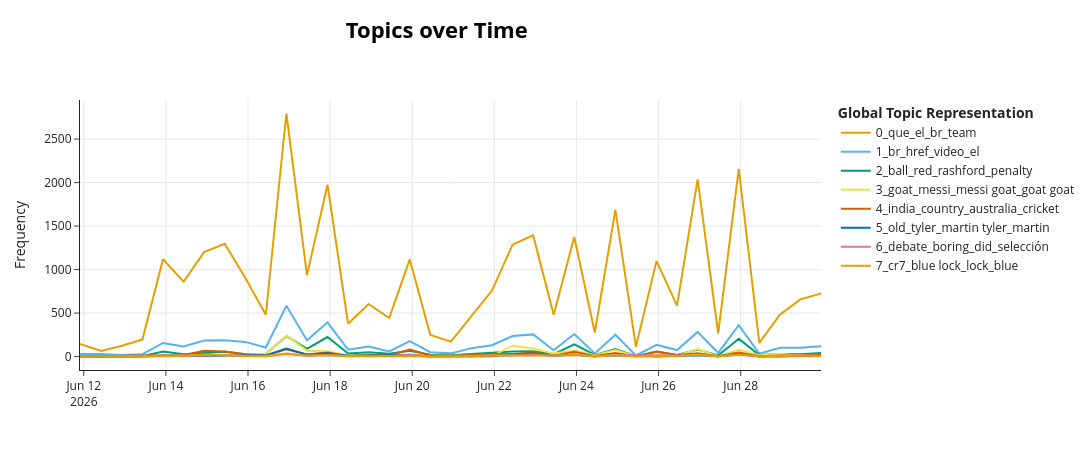

The code cell stored with this chart in its notebook:
### Markdown cell above
---

### 4. Evolución temporal de tópicos

BERTopic puede calcular cómo cambia la prevalencia de cada tópico en el tiempo. Con un solo partido, la granularidad disponible es la fecha/hora de publicación del comentario.

### Code cell
if df is not None and not df.empty and 'topic' in df.columns:
    import time as _time
    _t0 = _time.monotonic()

    # --- Ensure texts is in scope (re-extract from df if needed) ---
    if 'texts' not in dir() or texts is None:
        texts = df['text_clean'].tolist()

    timestamps_raw = df['published_at'] if 'published_at' in df.columns else df.get('created_utc', pd.Series([pd.NaT]*len(df)))
    timestamps = pd.to_datetime(timestamps_raw, errors='coerce')

    # Align texts and timestamps: keep only rows where BOTH are valid
    valid_mask = timestamps.notna() & df['text_clean'].notna()
    n_valid = valid_mask.sum()
    print(f"Comentarios con timestamp + texto valido: {n_valid}/{len(df)}")

    if n_valid > 10:
        try:
            # NOTE: BERTopic's topics_over_time requires docs matching the fitting data.
            # With nr_bins=20 and tuning=False, 20K+ docs complete in <10s.
            span_days = (timestamps[valid_mask].max() - timestamps[valid_mask].min()).total_seconds() / 86400
            nr_bins = max(20, min(int(span_days * 2), 48))
            print(f"Rango fechas: {span_days:.1f} dias, nr_bins={nr_bins}")

            tot_df = topics_over_time_df(
                model, texts, timestamps,
                nr_bins=nr_bins,
                global_tuning=False,
                evolution_tuning=False,
            )

            _elapsed = _time.monotonic() - _t0
            if not tot_df.empty:
                print(f"Evolucion temporal calculada: {tot_df.shape[0]} filas ({_elapsed:.1f}s)")
                try:
                    fig = model.visualize_topics_over_time(tot_df, top_n_topics=min(8, tot_df['Topic'].nunique()))
                    fig.show()
                except Exception as exc:
                    print(f"Visualizacion no disponible: {exc}")
                    display(tot_df.head(10))
            else:
                print("No se pudo calcular la evolucion temporal.")
        except Exception as exc:
            print(f"Evolucion temporal omitida (error): {exc}")
    else:
        print(f"Solo {n_valid} comentarios con timestamp valido — insuficiente.")

### Figure 1 — Plotly figure (JSON) as saved in the notebook; plotly's stock layout.template omitted (floating-point values rounded to 4 significant figures)
{"data": [{"hoverinfo": "text", "hovertext": ["<b>Topic 0</b><br>Words: méxico, mexico, mexicano, vamos, que", "<b>Topic 0</b><br>Words: méxico, mexico, cup, world cup, egypt", "<b>Topic 0</b><br>Words: paraguay, el, usa, en, que", "<b>Topic 0</b><br>Words: que, paraguay, el, en, la", "<b>Topic 0</b><br>Words: morocco, brazil, brasil, marruecos, el", "<b>Topic 0</b><br>Words: germany, brazil, curacao, que, marruecos", "<b>Topic 0</b><br>Words: japan, germany, brazil, curaçao, game", "<b>Topic 0</b><br>Words: verde, spain, cape, cape verde, españa", "<b>Topic 0</b><br>Words: spain, verde, germany, cape, cape verde", "<b>Topic 0</b><br>Words: world, cup, world cup, senegal, mbappe", "<b>Topic 0</b><br>Words: messi, que, el, argentina, la", "<b>Topic 0</b><br>Words: messi, que, argentina, en, es", "<b>Topic 0</b><br>Words: england, kane, croatia, world, tuchel", "<b>Topic 0</b><br>Words: england, world, colombia, el, cup", "<b>Topic 0</b><br>Words: mexico, korea, game, england, goal", "<b>Topic 0</b><br>Words: mexico, que, korea, méxico, br", "<b>Topic 0</b><br>Words: haiti, brazil, br, qatar, br br", "<b>Topic 0</b><br>Words: turkey, paraguay, team, brazil, goal", "<b>Topic 0</b><br>Words: alemania, brazil, la, que, million", "<b>Topic 0</b><br>Words: spain, iran, yamal, world, cup", "<b>Topic 0</b><br>Words: verde, cape, uruguay, iran, cape verde", "<b>Topic 0</b><br>Words: messi, argentina, que, el, la", "<b>Topic 0</b><br>Words: messi, mbappe, argentina, world, france", "<b>Topic 0</b><br>Words: uzbekistan, portugal, ronaldo, messi, world", "<b>Topic 0</b><br>Words: ghana, england, team, colombia, br", "<b>Topic 0</b><br>Words: ghana, br, colombia, england, world", "<b>Topic 0</b><br>Words: mexico, haiti, korea, south, game", "<b>Topic 0</b><br>Words: ecuador, es, venezuela, que, alemania", "<b>Topic 0</b><br>Words: ecuador, turkey, team, japan, alemania", "<b>Topic 0</b><br>Words: team, turkey, france, norway, usa", "<b>Topic 0</b><br>Words: uruguay, que, españa, el, en", "<b>Topic 0</b><br>Words: uruguay, que, la, en, argentina", "<b>Topic 0</b><br>Words: england, argentina, br, que, iran", "<b>Topic 0</b><br>Words: que, argentina, la, el, en", "<b>Topic 0</b><br>Words: japón, br, ronaldo, portugal, brasil", "<b>Topic 0</b><br>Words: japan, brazil, japón, brasil, team", "<b>Topic 0</b><br>Words: paraguay, japan, brazil, felicidades, que"], "marker": {"color": "#E69F00"}, "mode": "lines", "name": "0_que_el_br_team", "type": "scatter", "x": ["2026-06-11T21:47:33.925000000", "2026-06-12T10:15:27.297297297", "2026-06-12T22:16:39.594594594", "2026-06-13T10:17:51.891891891", "2026-06-13T22:19:04.189189189", "2026-06-14T10:20:16.486486486", "2026-06-14T22:21:28.783783783", "2026-06-15T10:22:41.081081081", "2026-06-15T22:23:53.378378378", "2026-06-16T10:25:05.675675675", "2026-06-16T22:26:17.972972973", "2026-06-17T10:27:30.270270270", "2026-06-17T22:28:42.567567567", "2026-06-18T10:29:54.864864864", "2026-06-18T22:31:07.162162162", "2026-06-19T10:32:19.459459459", "2026-06-19T22:33:31.756756756", "2026-06-20T10:34:44.054054054", "2026-06-20T22:35:56.351351351", "2026-06-21T10:37:08.648648648", "2026-06-21T22:38:20.945945946", "2026-06-22T10:39:33.243243243", "2026-06-22T22:40:45.540540540", "2026-06-23T10:41:57.837837837", "2026-06-23T22:43:10.135135135", "2026-06-24T10:44:22.432432432", "2026-06-24T22:45:34.729729729", "2026-06-25T10:46:47.027027027", "2026-06-25T22:47:59.324324324", "2026-06-26T10:49:11.621621621", "2026-06-26T22:50:23.918918919", "2026-06-27T10:51:36.216216216", "2026-06-27T22:52:48.513513513", "2026-06-28T10:54:00.810810810", "2026-06-28T22:55:13.108108108", "2026-06-29T10:56:25.405405405", "2026-06-29T22:57:37.702702702"], "y": [145, 65, 124, 198, 1120, 860, 1200, 1297, 905, 481, 2794, 936, 1976, 378, 604, 443, 1117, 248, 171, 469, 759, 1286, 1395, 480, 1374, 277, 1687, 112, 1097, 585, 2036, 268, 2157, 158, 481, 658, 727]}, {"hoverinfo": "text", "hovertext": ["<b>Topic 1</b><br>Words: gracias, que, por, gracias telemundo, telemundo por", "<b>Topic 1</b><br>Words: voice, commentator, just, lady, annoying", "<b>Topic 1</b><br>Words: ja, hubieras, ja ja, te, commentator", "<b>Topic 1</b><br>Words: telemundo, el, mckennie, sabía, se", "<b>Topic 1</b><br>Words: href, el, video, que, screamer", "<b>Topic 1</b><br>Words: video, href, 2014, highlights, videos", "<b>Topic 1</b><br>Words: href, 11ujg xsify4oqcd2t29sp54iasaw, xsify4oqcd2t29sp54iasaw, href uckszu2wh9gy1mb0dv, uckszu2wh9gy1mb0dv", "<b>Topic 1</b><br>Words: que, el, la, video, mejor", "<b>Topic 1</b><br>Words: br, grass, grass br, feel, comentaristas", "<b>Topic 1</b><br>Words: vazinha, vazinha br, video, br vazinha, los", "<b>Topic 1</b><br>Words: el, que, href, video, es", "<b>Topic 1</b><br>Words: href, el, que, oír, br", "<b>Topic 1</b><br>Words: br, robi, stay robi, br stay, thank sharing", "<b>Topic 1</b><br>Words: href, trent, songs, coming, coming home", "<b>Topic 1</b><br>Words: br, href, commentators, video, commentator", "<b>Topic 1</b><br>Words: song monkees, uk beatles, banner english, beatles, casa ay", "<b>Topic 1</b><br>Words: br, 1080p, video, href, resolucion", "<b>Topic 1</b><br>Words: turquia, video, things going, really, helpful really", "<b>Topic 1</b><br>Words: embarrassing, emotion, emotion emotion, refs emotion, ref embarrassing", "<b>Topic 1</b><br>Words: href, seconds, pass, video, worth sharing", "<b>Topic 1</b><br>Words: br, commentators, commentator, href, 11ujg ksify6lzfolm6akanydqag", "<b>Topic 1</b><br>Words: el, mejor, el mejor, que, video", "<b>Topic 1</b><br>Words: br, video, el, fran, channel", "<b>Topic 1</b><br>Words: appreciate effort, appreciate, really appreciate, effort, br br", "<b>Topic 1</b><br>Words: href, br, highlights, video, el", "<b>Topic 1</b><br>Words: notch, present notch, dury, peter dury, way present", "<b>Topic 1</b><br>Words: href, crying, highlights, los, video", "<b>Topic 1</b><br>Words: aww thanks, bajarmeee la, bajarmeee, campeón grupo, brother kind", "<b>Topic 1</b><br>Words: br, href, love, cope, river", "<b>Topic 1</b><br>Words: comment, se echaron, false videos, lol, know", "<b>Topic 1</b><br>Words: video, que, home br, el, muslera", "<b>Topic 1</b><br>Words: veo lo, lo veo, dejen, longer, habla", "<b>Topic 1</b><br>Words: href, que, el, crying, es", "<b>Topic 1</b><br>Words: publicidad, los, href, gracias, negative", "<b>Topic 1</b><br>Words: br, anime, video, href, que", "<b>Topic 1</b><br>Words: anime, video, que, en, la", "<b>Topic 1</b><br>Words: href, 11ujg, uckszu2wh9gy1mb0dv 11ujg, uckszu2wh9gy1mb0dv, href uckszu2wh9gy1mb0dv"], "marker": {"color": "#56B4E9"}, "mode": "lines", "name": "1_br_href_video_el", "type": "scatter", "x": ["2026-06-11T21:47:33.925000000", "2026-06-12T10:15:27.297297297", "2026-06-12T22:16:39.594594594", "2026-06-13T10:17:51.891891891", "2026-06-13T22:19:04.189189189", "2026-06-14T10:20:16.486486486", "2026-06-14T22:21:28.783783783", "2026-06-15T10:22:41.081081081", "2026-06-15T22:23:53.378378378", "2026-06-16T10:25:05.675675675", "2026-06-16T22:26:17.972972973", "2026-06-17T10:27:30.270270270", "2026-06-17T22:28:42.567567567", "2026-06-18T10:29:54.864864864", "2026-06-18T22:31:07.162162162", "2026-06-19T10:32:19.459459459", "2026-06-19T22:33:31.756756756", "2026-06-20T10:34:44.054054054", "2026-06-20T22:35:56.351351351", "2026-06-21T10:37:08.648648648", "2026-06-21T22:38:20.945945946", "2026-06-22T10:39:33.243243243", "2026-06-22T22:40:45.540540540", "2026-06-23T10:41:57.837837837", "2026-06-23T22:43:10.135135135", "2026-06-24T10:44:22.432432432", "2026-06-24T22:45:34.729729729", "2026-06-25T10:46:47.027027027", "2026-06-25T22:47:59.324324324", "2026-06-26T10:49:11.621621621", "2026-06-26T22:50:23.918918919", "2026-06-27T10:51:36.216216216", "2026-06-27T22:52:48.513513513", "2026-06-28T10:54:00.810810810", "2026-06-28T22:55:13.108108108", "2026-06-29T10:56:25.405405405", "2026-06-29T22:57:37.702702702"], "y": [30, 29, 17, 28, 157, 116, 185, 189, 169, 105, 583, 188, 393, 80, 116, 60, 179, 50, 37, 97, 131, 237, 255, 73, 260, 37, 251, 13, 136, 75, 283, 42, 362, 34, 102, 102, 118]}, {"hoverinfo": "text", "hovertext": ["<b>Topic 2</b><br>Words: roja, red, la roja, cards, fue", "<b>Topic 2</b><br>Words: 29, version, min, better version, es pn", "<b>Topic 2</b><br>Words: flopping im, card manito, la green, mandamos la, manito", "<b>Topic 2</b><br>Words: donde quieras, quieras es, hablando grandes, mediocre hablando, patadas penales", "<b>Topic 2</b><br>Words: speed, endrick, entrenador, speed speed, que", "<b>Topic 2</b><br>Words: speed, endrick, saw, waste, moving", "<b>Topic 2</b><br>Words: yellow, yellow cards, cards, legally play, nukes", "<b>Topic 2</b><br>Words: verde, cabo verde, cabo, doku, penalty", "<b>Topic 2</b><br>Words: rabo verde, rabo, verde, official, contact", "<b>Topic 2</b><br>Words: prediction, predicted, kid, kid predicted, prediction href", "<b>Topic 2</b><br>Words: hat, hat trick, trick, red, roja", "<b>Topic 2</b><br>Words: red, roja, red card, card, la", "<b>Topic 2</b><br>Words: rashford, penalty, ball, gordon, bellingham", "<b>Topic 2</b><br>Words: penalty, gabriel penalty, gabriel, del tiempo, rashford", "<b>Topic 2</b><br>Words: ball, defender, keeper, br, penalty", "<b>Topic 2</b><br>Words: ball, keeper, carelessness, ball keeper, defender", "<b>Topic 2</b><br>Words: red, red card, card, br, shots", "<b>Topic 2</b><br>Words: target, 30, 30 target, 1feet, using legs", "<b>Topic 2</b><br>Words: tan largos, largos, speed, official, song", "<b>Topic 2</b><br>Words: orange, bounds, red, shirts, orange shirts", "<b>Topic 2</b><br>Words: ball, body, defender, cabo verde, cabo", "<b>Topic 2</b><br>Words: penal, el penal, hat, rashford, hat trick", "<b>Topic 2</b><br>Words: ball, weather, box, weather delay, ball norway", "<b>Topic 2</b><br>Words: simpsons, don start, bellingham, rashford, doesn know", "<b>Topic 2</b><br>Words: pickford, ball, red, penalty, offside", "<b>Topic 2</b><br>Words: bellingham, holds, penalty, offside, offsides", "<b>Topic 2</b><br>Words: ball, coach, line, head coach, edge", "<b>Topic 2</b><br>Words: minutos, encuentra al, foul eze, faltan minutos, hermano recién", "<b>Topic 2</b><br>Words: ball, kick, head, foul, high", "<b>Topic 2</b><br>Words: trick, slow, apologise old, ball barely, 12 hours", "<b>Topic 2</b><br>Words: red, red card, card, la, que", "<b>Topic 2</b><br>Words: jugada, el, gol, alemán, en", "<b>Topic 2</b><br>Words: rashford, offside, gordon, bellingham, la", "<b>Topic 2</b><br>Words: bellingham, momentum, guess, save want, scholes", "<b>Topic 2</b><br>Words: br la, free, free kick, la, la tercera", "<b>Topic 2</b><br>Words: offside, minutos, 10 minutos, head, body", "<b>Topic 2</b><br>Words: speed, penales, penalty, los penales, penales si"], "marker": {"color": "#009E73"}, "mode": "lines", "name": "2_ball_red_rashford_penalty", "type": "scatter", "x": ["2026-06-11T21:47:33.925000000", "2026-06-12T10:15:27.297297297", "2026-06-12T22:16:39.594594594", "2026-06-13T10:17:51.891891891", "2026-06-13T22:19:04.189189189", "2026-06-14T10:20:16.486486486", "2026-06-14T22:21:28.783783783", "2026-06-15T10:22:41.081081081", "2026-06-15T22:23:53.378378378", "2026-06-16T10:25:05.675675675", "2026-06-16T22:26:17.972972973", "2026-06-17T10:27:30.270270270", "2026-06-17T22:28:42.567567567", "2026-06-18T10:29:54.864864864", "2026-06-18T22:31:07.162162162", "2026-06-19T10:32:19.459459459", "2026-06-19T22:33:31.756756756", "2026-06-20T10:34:44.054054054", "2026-06-20T22:35:56.351351351", "2026-06-21T10:37:08.648648648", "2026-06-21T22:38:20.945945946", "2026-06-22T10:39:33.243243243", "2026-06-22T22:40:45.540540540", "2026-06-23T10:41:57.837837837", "2026-06-23T22:43:10.135135135", "2026-06-24T10:44:22.432432432", "2026-06-24T22:45:34.729729729", "2026-06-25T10:46:47.027027027", "2026-06-25T22:47:59.324324324", "2026-06-26T10:49:11.621621621", "2026-06-26T22:50:23.918918919", "2026-06-27T10:51:36.216216216", "2026-06-27T22:52:48.513513513", "2026-06-28T10:54:00.810810810", "2026-06-28T22:55:13.108108108", "2026-06-29T10:56:25.405405405", "2026-06-29T22:57:37.702702702"], "y": [6, 4, 2, 4, 58, 27, 40, 55, 28, 32, 237, 89, 225, 36, 51, 34, 68, 20, 15, 30, 50, 58, 61, 27, 140, 20, 88, 5, 55, 18, 81, 13, 204, 17, 29, 27, 40]}, {"hoverinfo": "text", "hovertext": ["<b>Topic 3</b><br>Words: dios, oportunidad, búscale, dio otra, dios necesitamos", "<b>Topic 3</b><br>Words: questions, religion, ai br, repent sins, worldview", "<b>Topic 3</b><br>Words: unrest, jesus, vida, east climate, corazón hazlo", "<b>Topic 3</b><br>Words: precedes trademarks, precedes, ii official, edward ii, 1314 precedes", "<b>Topic 3</b><br>Words: brightest shines, collecting legends, clash conqueror, watch star, users", "<b>Topic 3</b><br>Words: jesus, prophet, calvo, jesus loves, god", "<b>Topic 3</b><br>Words: vuestro, german shepherd, dog kitchen, problema anthony, anthony goat", "<b>Topic 3</b><br>Words: dark, dark horses, horses, putin woke, reality", "<b>Topic 3</b><br>Words: goats, goat, ask, lobo, jesus", "<b>Topic 3</b><br>Words: goats, goat, don, poor goat, okay", "<b>Topic 3</b><br>Words: goat, goat goat, messi, dictator, messi goat", "<b>Topic 3</b><br>Words: goat, god, bro goat, god save, goat messi", "<b>Topic 3</b><br>Words: goat, goat goat, messi goat, real goat, messi", "<b>Topic 3</b><br>Words: goat, english goat, goat messi, messi goat, define leo", "<b>Topic 3</b><br>Words: goat goat, goat, amargado wey, murderous family, thieving murderous", "<b>Topic 3</b><br>Words: recite prayer, save protect, recite, prayer, protect", "<b>Topic 3</b><br>Words: br, br br, dark, god, sins", "<b>Topic 3</b><br>Words: jesús, crees, br, la ley, dios", "<b>Topic 3</b><br>Words: worship, cristo, success, success life, busquen", "<b>Topic 3</b><br>Words: satan, 8tell, astrologers make, 8tell leaders, backward 1800s", "<b>Topic 3</b><br>Words: goat, messi, messi goat, goat goat, magic man", "<b>Topic 3</b><br>Words: goat, messi, messi goat, goat messi, goat goat", "<b>Topic 3</b><br>Words: goat, goats, messi goat, messi, goat greatest", "<b>Topic 3</b><br>Words: goat, messi goat, messi, br, goat goat", "<b>Topic 3</b><br>Words: goat, goats, goat king, king, black", "<b>Topic 3</b><br>Words: aliens, goat, los aliens, var, planet", "<b>Topic 3</b><br>Words: dios, principe, al humilde, aleluya, aleluya diciendo", "<b>Topic 3</b><br>Words: aliens, goat, 56 hay, aki, aliens got", "<b>Topic 3</b><br>Words: cristo, viking, anda predicando, acaba cristo, club black", "<b>Topic 3</b><br>Words: estrellas, dinosaurios, estrella, los dinosaurios, se", "<b>Topic 3</b><br>Words: shirt justify, nah fam, justify nah, stars claim, ecuador actually", "<b>Topic 3</b><br>Words: goat, messi goat, messi, goat goat, cristiano", "<b>Topic 3</b><br>Words: lionel messi, lionel, goat, goat lionel, forever", "<b>Topic 3</b><br>Words: goat, messi goat, messi, gen, real goat", "<b>Topic 3</b><br>Words: goat, d8e martian, coyotevisión, shut god, religion stuff", "<b>Topic 3</b><br>Words: baggio lost, btw didnt, bro bullshit, buddhism, caaaraalho"], "marker": {"color": "#F0E442"}, "mode": "lines", "name": "3_goat_messi_messi goat_goat goat", "type": "scatter", "x": ["2026-06-11T21:47:33.925000000", "2026-06-12T10:15:27.297297297", "2026-06-12T22:16:39.594594594", "2026-06-13T10:17:51.891891891", "2026-06-13T22:19:04.189189189", "2026-06-14T10:20:16.486486486", "2026-06-14T22:21:28.783783783", "2026-06-15T10:22:41.081081081", "2026-06-15T22:23:53.378378378", "2026-06-16T10:25:05.675675675", "2026-06-16T22:26:17.972972973", "2026-06-17T10:27:30.270270270", "2026-06-17T22:28:42.567567567", "2026-06-18T10:29:54.864864864", "2026-06-18T22:31:07.162162162", "2026-06-19T10:32:19.459459459", "2026-06-19T22:33:31.756756756", "2026-06-20T10:34:44.054054054", "2026-06-21T10:37:08.648648648", "2026-06-21T22:38:20.945945946", "2026-06-22T10:39:33.243243243", "2026-06-22T22:40:45.540540540", "2026-06-23T10:41:57.837837837", "2026-06-23T22:43:10.135135135", "2026-06-24T10:44:22.432432432", "2026-06-24T22:45:34.729729729", "2026-06-25T10:46:47.027027027", "2026-06-25T22:47:59.324324324", "2026-06-26T10:49:11.621621621", "2026-06-26T22:50:23.918918919", "2026-06-27T10:51:36.216216216", "2026-06-27T22:52:48.513513513", "2026-06-28T10:54:00.810810810", "2026-06-28T22:55:13.108108108", "2026-06-29T10:56:25.405405405", "2026-06-29T22:57:37.702702702"], "y": [3, 4, 3, 1, 7, 19, 4, 16, 30, 31, 242, 68, 61, 14, 7, 8, 31, 11, 9, 6, 125, 93, 36, 70, 17, 74, 4, 17, 10, 86, 2, 79, 16, 32, 7, 7]}, {"hoverinfo": "text", "hovertext": ["<b>Topic 4</b><br>Words: bit racist, english wayy, cafe felt, moment said, remuevan los", "<b>Topic 4</b><br>Words: american mean, american, mean, , ", "<b>Topic 4</b><br>Words: ee uu, uu, ee, país, americaaa desbordandoo", "<b>Topic 4</b><br>Words: estados unidos, estados, unidos, america, los", "<b>Topic 4</b><br>Words: love bangladesh, bangladesh, cricket, love, black", "<b>Topic 4</b><br>Words: country, racism, country crazy, yall, annoying fans", "<b>Topic 4</b><br>Words: australia, cricket, aussies, sports, india", "<b>Topic 4</b><br>Words: australia, cricket, indian, australian, country", "<b>Topic 4</b><br>Words: country, usa underdog, bangladesh, black, racista", "<b>Topic 4</b><br>Words: black, black people, indian, love, people", "<b>Topic 4</b><br>Words: mundial, new zealand, zealand, el mundial, el", "<b>Topic 4</b><br>Words: cricket, raciste, el mundial, mob, bush", "<b>Topic 4</b><br>Words: english, american, mundial, americans, freedom", "<b>Topic 4</b><br>Words: 2026 le, allowed say, assist bro, americas thousand, blancos en", "<b>Topic 4</b><br>Words: language, know language, dont, uk, gdl", "<b>Topic 4</b><br>Words: english, language, americans, beautiful stay, clown obviously", "<b>Topic 4</b><br>Words: canada, india, thank canada, thank, dirty", "<b>Topic 4</b><br>Words: yellow goal, 11ujg text, text yellow, text, 11ujg", "<b>Topic 4</b><br>Words: moda, atrás ni, blancas podían, discúlpame amigo, echas", "<b>Topic 4</b><br>Words: black, countries, country, black people, racist", "<b>Topic 4</b><br>Words: country, americans, white, india, american", "<b>Topic 4</b><br>Words: mundial, el mundial, el, chillon, indian movies", "<b>Topic 4</b><br>Words: racist, racism, black, color, skin", "<b>Topic 4</b><br>Words: india, apparently theres, broke indian, base cousin, called apparently", "<b>Topic 4</b><br>Words: racism, india, country, india bad, black", "<b>Topic 4</b><br>Words: blacks, blacks br, 99 world, blacks blacks, alot sunscreen", "<b>Topic 4</b><br>Words: india, canada, australia, country, love australia", "<b>Topic 4</b><br>Words: mi país, país, país vamos, vamos fe, learn english", "<b>Topic 4</b><br>Words: america, country, usa, americans, united", "<b>Topic 4</b><br>Words: br, br br, american, nationality, br don", "<b>Topic 4</b><br>Words: mundial, white, country, cricket, racist", "<b>Topic 4</b><br>Words: los mundiales, 2010 existen, excepto del, ganar para, existen en", "<b>Topic 4</b><br>Words: english, white, racist, countries, dna passport", "<b>Topic 4</b><br>Words: know understand, 8b, 22 dont, continue sheep, clown english", "<b>Topic 4</b><br>Words: india, país, br, más importantes, pero", "<b>Topic 4</b><br>Words: bangladesh, racista, india, dio nostalgia, eres al", "<b>Topic 4</b><br>Words: bangladesh, love, love bangladesh, morocco, love morocco"], "marker": {"color": "#D55E00"}, "mode": "lines", "name": "4_india_country_australia_cricket", "type": "scatter", "x": ["2026-06-11T21:47:33.925000000", "2026-06-12T10:15:27.297297297", "2026-06-12T22:16:39.594594594", "2026-06-13T10:17:51.891891891", "2026-06-13T22:19:04.189189189", "2026-06-14T10:20:16.486486486", "2026-06-14T22:21:28.783783783", "2026-06-15T10:22:41.081081081", "2026-06-15T22:23:53.378378378", "2026-06-16T10:25:05.675675675", "2026-06-16T22:26:17.972972973", "2026-06-17T10:27:30.270270270", "2026-06-17T22:28:42.567567567", "2026-06-18T10:29:54.864864864", "2026-06-18T22:31:07.162162162", "2026-06-19T10:32:19.459459459", "2026-06-19T22:33:31.756756756", "2026-06-20T10:34:44.054054054", "2026-06-20T22:35:56.351351351", "2026-06-21T10:37:08.648648648", "2026-06-21T22:38:20.945945946", "2026-06-22T10:39:33.243243243", "2026-06-22T22:40:45.540540540", "2026-06-23T10:41:57.837837837", "2026-06-23T22:43:10.135135135", "2026-06-24T10:44:22.432432432", "2026-06-24T22:45:34.729729729", "2026-06-25T10:46:47.027027027", "2026-06-25T22:47:59.324324324", "2026-06-26T10:49:11.621621621", "2026-06-26T22:50:23.918918919", "2026-06-27T10:51:36.216216216", "2026-06-27T22:52:48.513513513", "2026-06-28T10:54:00.810810810", "2026-06-28T22:55:13.108108108", "2026-06-29T10:56:25.405405405", "2026-06-29T22:57:37.702702702"], "y": [3, 1, 9, 13, 15, 16, 66, 58, 28, 13, 85, 24, 48, 8, 19, 12, 81, 12, 11, 15, 33, 27, 48, 9, 55, 8, 41, 2, 57, 17, 37, 5, 46, 4, 12, 10, 29]}, {"hoverinfo": "text", "hovertext": ["<b>Topic 5</b><br>Words: chingas, madres hay, parecer entendiste, compita al, chingas tu", "<b>Topic 5</b><br>Words: dias son, escucho la, cantidad dias, son alguien, que cantidad", "<b>Topic 5</b><br>Words: best bro, bro, best, , ", "<b>Topic 5</b><br>Words: father, brother, brother read, dude hes, center foward", "<b>Topic 5</b><br>Words: la edad, edad, dt famoso, creo porque, aprenda poco", "<b>Topic 5</b><br>Words: 0077yeah, 0077yeah ruled, actor kyle, blasian, argument briscoe", "<b>Topic 5</b><br>Words: 40, 91, 15, age, 1st marathon", "<b>Topic 5</b><br>Words: 40, old 40, old, looks, 40 años", "<b>Topic 5</b><br>Words: old, 40, 40 vozinha, 33years, 33years old", "<b>Topic 5</b><br>Words: 39, days, years, 38, 34", "<b>Topic 5</b><br>Words: retire, achieve feat, acknowledge way, comparen esas, 15 worldwide", "<b>Topic 5</b><br>Words: lifetime, martin tyler, tyler, dad, martin", "<b>Topic 5</b><br>Words: need retire, hurricane, old man, old, retire", "<b>Topic 5</b><br>Words: tyler, martin tyler, martin, old, legend yeah", "<b>Topic 5</b><br>Words: martin tyler, tyler, martin, 80, commentating", "<b>Topic 5</b><br>Words: martin tyler, tyler, martin, legend, old", "<b>Topic 5</b><br>Words: 30secs won, 30secs, brother ksa, 45 secs, life decisions", "<b>Topic 5</b><br>Words: 17 past, extremely exciting, 18 like, right putting, stop glaze", "<b>Topic 5</b><br>Words: mother, finished high, bench mother, h2k just, ask mother", "<b>Topic 5</b><br>Words: 39, 40, years, months, guy", "<b>Topic 5</b><br>Words: 38, 39, age, hago, old", "<b>Topic 5</b><br>Words: old, extraordinary 27, gaot, end sports, chump", "<b>Topic 5</b><br>Words: old, years old, 38, 39, days", "<b>Topic 5</b><br>Words: griezmann man, days 40, retirement andy, real cracked, andy robertson", "<b>Topic 5</b><br>Words: brother, age, age horribly, age come, 41 age", "<b>Topic 5</b><br>Words: undefeated neur, old mom, time undefeated, neur looks, mom hyped", "<b>Topic 5</b><br>Words: br lady, insurer, i9u9c doesn, hasn probably, field old", "<b>Topic 5</b><br>Words: feed, does, retire, 14 think, ngl met", "<b>Topic 5</b><br>Words: difícil hermano, hand mother, mother phone, phone kid, es difícil", "<b>Topic 5</b><br>Words: mom, mother, retire, best, 39", "<b>Topic 5</b><br>Words: greatest time, greatest, time, , ", "<b>Topic 5</b><br>Words: ur father, ur, father, 17so, bro consider", "<b>Topic 5</b><br>Words: 42 supercampeones, hate good, supercampeones era, tengo 42, era mi", "<b>Topic 5</b><br>Words: brothers, brothers mean, guy minute, cousin brother, home hips"], "marker": {"color": "#0072B2"}, "mode": "lines", "name": "5_old_tyler_martin tyler_martin", "type": "scatter", "x": ["2026-06-11T21:47:33.925000000", "2026-06-12T22:16:39.594594594", "2026-06-13T10:17:51.891891891", "2026-06-13T22:19:04.189189189", "2026-06-14T10:20:16.486486486", "2026-06-14T22:21:28.783783783", "2026-06-15T10:22:41.081081081", "2026-06-15T22:23:53.378378378", "2026-06-16T10:25:05.675675675", "2026-06-16T22:26:17.972972973", "2026-06-17T10:27:30.270270270", "2026-06-17T22:28:42.567567567", "2026-06-18T10:29:54.864864864", "2026-06-18T22:31:07.162162162", "2026-06-19T10:32:19.459459459", "2026-06-19T22:33:31.756756756", "2026-06-20T10:34:44.054054054", "2026-06-21T10:37:08.648648648", "2026-06-21T22:38:20.945945946", "2026-06-22T10:39:33.243243243", "2026-06-22T22:40:45.540540540", "2026-06-23T10:41:57.837837837", "2026-06-23T22:43:10.135135135", "2026-06-24T10:44:22.432432432", "2026-06-24T22:45:34.729729729", "2026-06-25T22:47:59.324324324", "2026-06-26T10:49:11.621621621", "2026-06-26T22:50:23.918918919", "2026-06-27T10:51:36.216216216", "2026-06-27T22:52:48.513513513", "2026-06-28T10:54:00.810810810", "2026-06-28T22:55:13.108108108", "2026-06-29T10:56:25.405405405", "2026-06-29T22:57:37.702702702"], "y": [2, 3, 1, 11, 6, 7, 12, 17, 14, 92, 23, 37, 9, 12, 14, 18, 2, 7, 4, 28, 35, 11, 20, 3, 14, 2, 9, 15, 3, 29, 1, 5, 2, 8]}, {"hoverinfo": "text", "hovertext": ["<b>Topic 6</b><br>Words: les icieron, onestamente les, icieron el, icieron, el fabor", "<b>Topic 6</b><br>Words: commetetors, commetetors soo, soo poor, soo, poor", "<b>Topic 6</b><br>Words: bud, aplicarme la, boring bro, aplicarme, eléctrica por", "<b>Topic 6</b><br>Words: 10 crime, 178ah, 178ah studying, boauaddi, anymore 10", "<b>Topic 6</b><br>Words: boring, asked son, anteriores fueron, anybody says, andar sobrados", "<b>Topic 6</b><br>Words: don, barsa golpe, base la, arranque pero, american unfortunately", "<b>Topic 6</b><br>Words: aburridos los, did pearl, están aburridos, cares bud, juegos están", "<b>Topic 6</b><br>Words: pen, count, denied unfairly, cause opposition, halves mate", "<b>Topic 6</b><br>Words: debate, debate debate, aburrido, tan aburrido, replicated", "<b>Topic 6</b><br>Words: aburrido porque, completely stop, care feelings, solo habrá, tortuninjas", "<b>Topic 6</b><br>Words: lead, debate, difference mentality, finally ended, goat la", "<b>Topic 6</b><br>Words: aburrido del, coping br, seria raro, train simply, true grit", "<b>Topic 6</b><br>Words: everybody like, boring style, coners, coming passive, leas pendejo", "<b>Topic 6</b><br>Words: aguirre sigua, dumb did, did blind, cambios estas, nunca perdido", "<b>Topic 6</b><br>Words: aren eliminated, eliminated, aren, lol, chuky gio", "<b>Topic 6</b><br>Words: don carried, carried away, carried, away, don", "<b>Topic 6</b><br>Words: snitched, people snitch, draw boring, happens people, snitches lose", "<b>Topic 6</b><br>Words: kind neverland, wasn diss, sorry won, nahhh extremely, boring wasn", "<b>Topic 6</b><br>Words: countries predicted, eventually did, getting really, did trump, yeahh surely", "<b>Topic 6</b><br>Words: debate, debate el, selección es, benéfica ni, began semen", "<b>Topic 6</b><br>Words: hubo debate, nunca hubo, debate, nunca, hubo", "<b>Topic 6</b><br>Words: 41 38, debate know, decline performance, happen won, ha debate", "<b>Topic 6</b><br>Words: boring, boring boring, echaron ganas, le echaron, echaron", "<b>Topic 6</b><br>Words: ended 2022, watch days, mention debate, boring watch, debate ended", "<b>Topic 6</b><br>Words: wasn, selección, 2014 fallout, agree bad, fixed probably", "<b>Topic 6</b><br>Words: arkansas, deserve, won, avían, 1920 loss", "<b>Topic 6</b><br>Words: loser, announced player, 11 tho, lol o1r, literally announced", "<b>Topic 6</b><br>Words: bo, selección, la, bielsa, vetarlo", "<b>Topic 6</b><br>Words: don hotshot, hotshot, deserved loose, hotshot pretty, ones just", "<b>Topic 6</b><br>Words: debate, selección, todavía, ago pal, ayudan otros", "<b>Topic 6</b><br>Words: fox boring, fox, boring, boring telemundo, catalogan", "<b>Topic 6</b><br>Words: excuse pendu, point prove, loosening debate, fan loosening, don point", "<b>Topic 6</b><br>Words: lost, confidence, clearly progress, confidence br, yea happening", "<b>Topic 6</b><br>Words: bueno perdieron, did dont, cuz lost, guard like, let mention"], "marker": {"color": "#CC79A7"}, "mode": "lines", "name": "6_debate_boring_did_selección", "type": "scatter", "x": ["2026-06-11T21:47:33.925000000", "2026-06-12T22:16:39.594594594", "2026-06-13T22:19:04.189189189", "2026-06-14T10:20:16.486486486", "2026-06-14T22:21:28.783783783", "2026-06-15T10:22:41.081081081", "2026-06-15T22:23:53.378378378", "2026-06-16T10:25:05.675675675", "2026-06-16T22:26:17.972972973", "2026-06-17T10:27:30.270270270", "2026-06-17T22:28:42.567567567", "2026-06-18T10:29:54.864864864", "2026-06-18T22:31:07.162162162", "2026-06-19T10:32:19.459459459", "2026-06-19T22:33:31.756756756", "2026-06-20T10:34:44.054054054", "2026-06-20T22:35:56.351351351", "2026-06-21T10:37:08.648648648", "2026-06-21T22:38:20.945945946", "2026-06-22T10:39:33.243243243", "2026-06-22T22:40:45.540540540", "2026-06-23T10:41:57.837837837", "2026-06-23T22:43:10.135135135", "2026-06-24T10:44:22.432432432", "2026-06-24T22:45:34.729729729", "2026-06-25T22:47:59.324324324", "2026-06-26T10:49:11.621621621", "2026-06-26T22:50:23.918918919", "2026-06-27T10:51:36.216216216", "2026-06-27T22:52:48.513513513", "2026-06-28T10:54:00.810810810", "2026-06-28T22:55:13.108108108", "2026-06-29T10:56:25.405405405", "2026-06-29T22:57:37.702702702"], "y": [2, 1, 13, 12, 11, 20, 6, 5, 29, 10, 17, 7, 8, 8, 22, 1, 8, 5, 10, 14, 23, 7, 26, 2, 17, 16, 13, 21, 5, 22, 5, 1, 14, 8]}, {"hoverinfo": "text", "hovertext": ["<b>Topic 7</b><br>Words: f7p bien, descerebrado f7p, f7pno, escribir descerebrado, f7p", "<b>Topic 7</b><br>Words: ai look, baits, baits espn, cmon smarter, complaining content", "<b>Topic 7</b><br>Words: p2, fuerte usa, que p2, ve muy, usa que", "<b>Topic 7</b><br>Words: bot, 21 bot, comment slop, 7698, afc0п", "<b>Topic 7</b><br>Words: blue lock, lock, blue, bot blue, vp8dkno", "<b>Topic 7</b><br>Words: blue lock, blue, lock, lock program, live action", "<b>Topic 7</b><br>Words: bot, comment, blue lock, lock, blue", "<b>Topic 7</b><br>Words: blue lock, lock, blue, f8itell, bro sounds", "<b>Topic 7</b><br>Words: bot, bot need, comment jumbled, chatgpt like, overnight brother", "<b>Topic 7</b><br>Words: cr7, g6c3c, bot, kid trolling, trolling comments", "<b>Topic 7</b><br>Words: cr7, channel home, beginning hopeful, cr7 career, construct cr7", "<b>Topic 7</b><br>Words: cr7, s5u, trolling, bot, ur", "<b>Topic 7</b><br>Words: bot, bot que, hpt4, bot l7k6s, demostrar sapo", "<b>Topic 7</b><br>Words: point agree, bc6ll5mt4jthat good, bc6ll5mt4jthat, good point, agree", "<b>Topic 7</b><br>Words: bot, lock timing, corn bot, s8wfacts, corn", "<b>Topic 7</b><br>Words: hes idiot, t5p8kyea hes, bot t5p8kyea, t5p8kyea, cuánto bot", "<b>Topic 7</b><br>Words: h2h, , , , ", "<b>Topic 7</b><br>Words: isr, isr bots, bots internet, clan, jfc epstein", "<b>Topic 7</b><br>Words: blue, blue lock, lock, real blue, project", "<b>Topic 7</b><br>Words: cr7, blue lock, lock, blue, actualmente hay", "<b>Topic 7</b><br>Words: cr7, cr7 cr7, cr7 donde, bot, donde esta", "<b>Topic 7</b><br>Words: cr7, cr7 cr7, cr7 el, awoken, cr7 awoken", "<b>Topic 7</b><br>Words: cr7, nombre cr7, cr7 cr7, anota, sus compañeros", "<b>Topic 7</b><br>Words: p6fthanks, creating shorts, xm7lucry, ai creating, cr7", "<b>Topic 7</b><br>Words: ai, cr7, bot, ai sick, ai ai", "<b>Topic 7</b><br>Words: ai, , , , ", "<b>Topic 7</b><br>Words: bot, getting repetitive, ccp bot, ccp, repetitive", "<b>Topic 7</b><br>Words: 100 x4cnothing, bots lmao, subo, carro jamás, c7c6ino subo", "<b>Topic 7</b><br>Words: bot, ago pfp, pfp, months ago, ago", "<b>Topic 7</b><br>Words: fff, ai, ai friends, ai things, connected fff", "<b>Topic 7</b><br>Words: ai, bot, bluetooth, backwards, bots", "<b>Topic 7</b><br>Words: eso sirven, e06ortografía burro, burro ni, fkd bellingham, e06ortografía", "<b>Topic 7</b><br>Words: lock, blue lock, blue, cr7, believe cr7", "<b>Topic 7</b><br>Words: blue lock, lock, blue, bluelock, cr7", "<b>Topic 7</b><br>Words: así gane, csm, don cra, certainly looked, vez csm"], "marker": {"color": "#E69F00"}, "mode": "lines", "name": "7_cr7_blue lock_lock_blue", "type": "scatter", "x": ["2026-06-11T21:47:33.925000000", "2026-06-12T10:15:27.297297297", "2026-06-13T10:17:51.891891891", "2026-06-13T22:19:04.189189189", "2026-06-14T10:20:16.486486486", "2026-06-14T22:21:28.783783783", "2026-06-15T10:22:41.081081081", "2026-06-15T22:23:53.378378378", "2026-06-16T10:25:05.675675675", "2026-06-16T22:26:17.972972973", "2026-06-17T10:27:30.270270270", "2026-06-17T22:28:42.567567567", "2026-06-18T10:29:54.864864864", "2026-06-18T22:31:07.162162162", "2026-06-19T10:32:19.459459459", "2026-06-19T22:33:31.756756756", "2026-06-20T10:34:44.054054054", "2026-06-21T10:37:08.648648648", "2026-06-21T22:38:20.945945946", "2026-06-22T10:39:33.243243243", "2026-06-22T22:40:45.540540540", "2026-06-23T10:41:57.837837837", "2026-06-23T22:43:10.135135135", "2026-06-24T10:44:22.432432432", "2026-06-24T22:45:34.729729729", "2026-06-25T10:46:47.027027027", "2026-06-25T22:47:59.324324324", "2026-06-26T10:49:11.621621621", "2026-06-26T22:50:23.918918919", "2026-06-27T10:51:36.216216216", "2026-06-27T22:52:48.513513513", "2026-06-28T10:54:00.810810810", "2026-06-28T22:55:13.108108108", "2026-06-29T10:56:25.405405405", "2026-06-29T22:57:37.702702702"], "y": [2, 4, 1, 10, 6, 23, 13, 6, 6, 35, 12, 18, 4, 1, 4, 3, 1, 3, 16, 10, 12, 13, 18, 5, 14, 1, 9, 5, 23, 2, 25, 3, 10, 12, 6]}], "layout": {"height": 450, "hoverlabel": {"bgcolor": "white", "font": {"family": "Rockwell", "size": 16}}, "legend": {"title": {"text": "<b>Global Topic Representation"}}, "title": {"font": {"color": "Black", "size": 22}, "text": "<b>Topics over Time</b>", "x": 0.4, "xanchor": "center", "y": 0.95, "yanchor": "top"}, "width": 1250, "xaxis": {"showgrid": true}, "yaxis": {"showgrid": true, "title": {"text": "Frequency"}}}}
